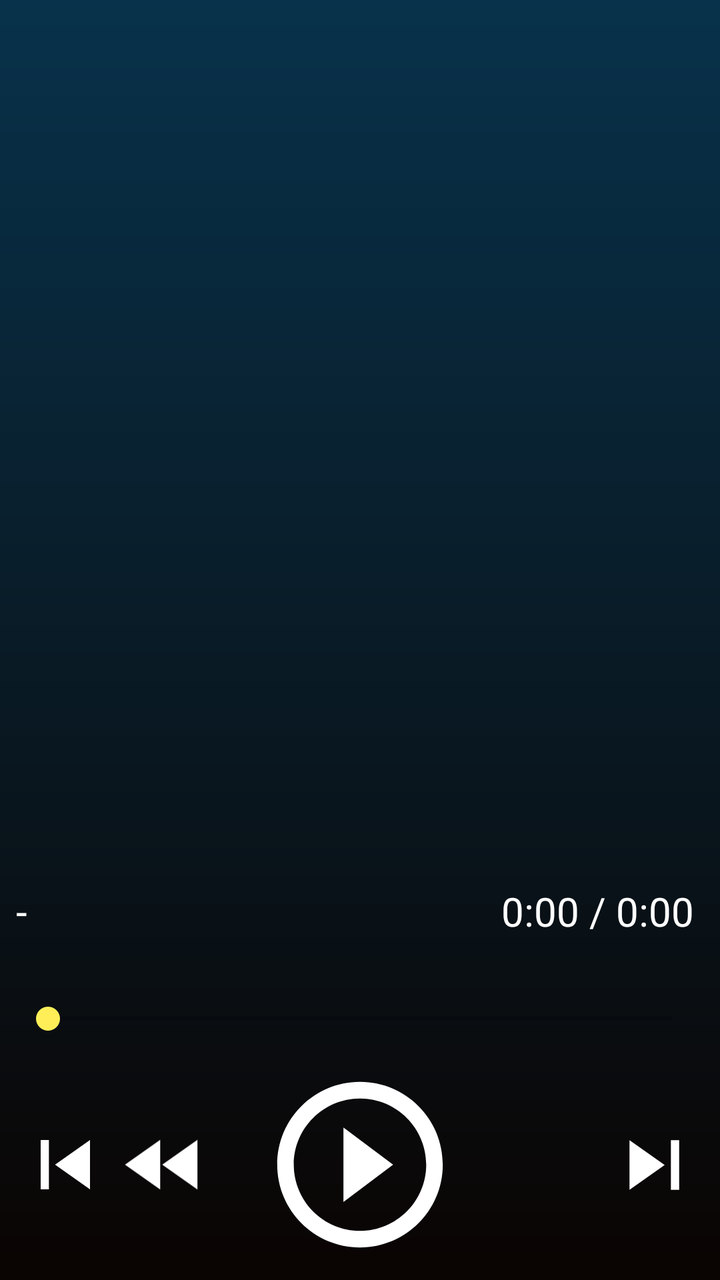
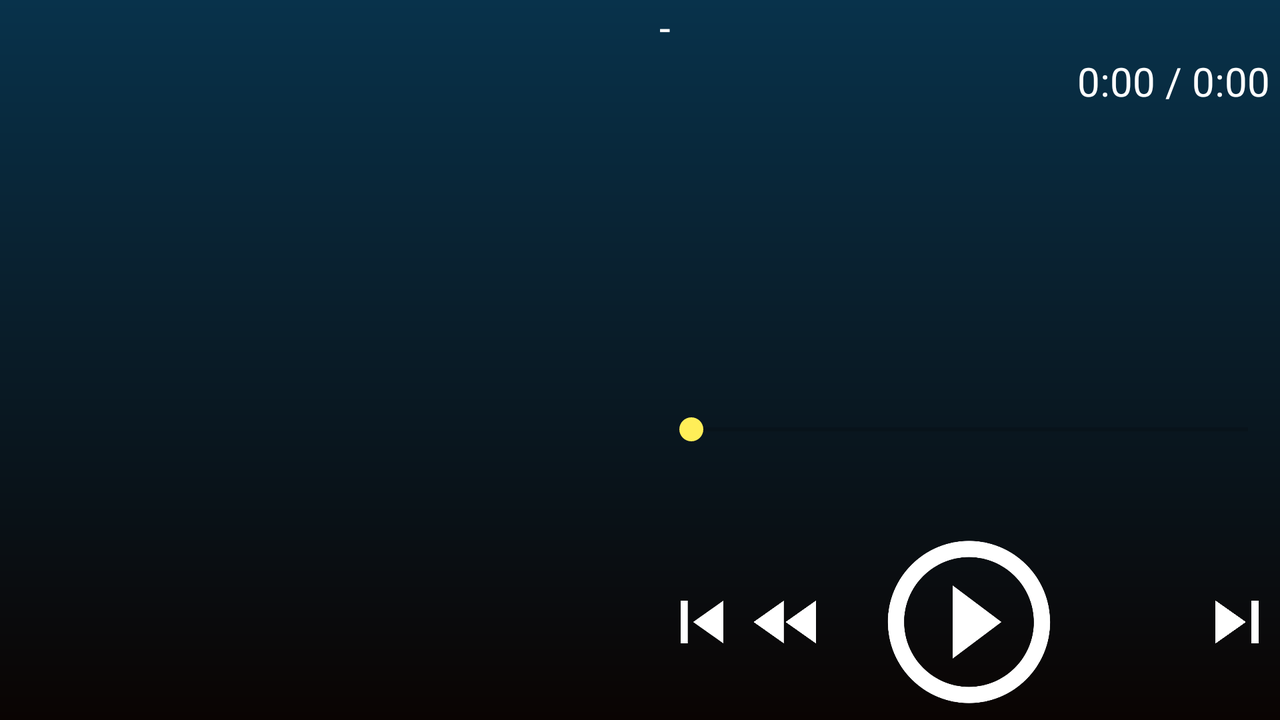

An Android layout and its configuration variant, each rendered on a device that would load it. The default file and the variant file are quoted in full after the pictures.
<!-- AndroidManifest.xml: activity theme AppTheme -->
<!-- res/layout/activity_music_list.xml -->
<?xml version="1.0" encoding="utf-8"?>
<android.support.constraint.ConstraintLayout xmlns:android="http://schemas.android.com/apk/res/android"
    xmlns:app="http://schemas.android.com/apk/res-auto"
    xmlns:tools="http://schemas.android.com/tools"
    android:layout_width="match_parent"
    android:layout_height="match_parent"
    android:background="@drawable/background"
    android:fitsSystemWindows="true"
    tools:context=".MusicListActivity">

    <LinearLayout
        android:id="@+id/linearLayout"
        android:layout_width="0dp"
        android:layout_height="190dp"
        android:layout_marginBottom="8dp"
        android:layout_marginEnd="8dp"
        android:layout_marginStart="8dp"
        android:orientation="vertical"
        app:layout_constraintBottom_toBottomOf="parent"
        app:layout_constraintEnd_toEndOf="parent"
        app:layout_constraintStart_toStartOf="parent">

        <LinearLayout
            android:layout_width="match_parent"
            android:layout_height="wrap_content"
            android:layout_weight="8"
            android:orientation="horizontal">

            <TextView
                android:id="@+id/currentTitle"
                android:layout_width="wrap_content"
                android:layout_height="wrap_content"
                android:text="-"
                android:textColor="#FFFFFF"
                android:textSize="20sp"
                tools:ignore="HardcodedText" />

            <TextView
                android:id="@+id/currentTimeLeft"
                android:layout_width="match_parent"
                android:layout_height="match_parent"
                android:text="0:00 / 0:00 "
                android:textAlignment="textEnd"
                android:textColor="#FFFFFF"
                android:textSize="20sp"
                tools:ignore="HardcodedText" />
        </LinearLayout>

        <SeekBar
            android:id="@+id/seekBar"
            android:layout_width="match_parent"
            android:layout_height="wrap_content"
            android:layout_marginBottom="4dp"
            android:layout_weight="4"
            android:paddingBottom="4dp" />

        <LinearLayout
            android:layout_width="match_parent"
            android:layout_height="wrap_content"
            android:layout_weight="1"
            android:orientation="horizontal">

            <ImageButton
                android:id="@+id/previousButton"
                android:layout_width="0dp"
                android:layout_height="match_parent"
                android:layout_weight="1"
                android:background="@android:color/transparent"
                android:contentDescription="@string/seek_backward"
                android:scaleType="fitCenter"
                app:srcCompat="@drawable/ic_previous" />

            <ImageButton
                android:id="@+id/backwardButton"
                android:layout_width="0dp"
                android:layout_height="match_parent"
                android:layout_weight="1"
                android:background="@android:color/transparent"
                android:contentDescription="@string/seek_backward"
                android:rotation="180"
                android:scaleType="fitCenter"
                app:srcCompat="@drawable/ic_fast_backward" />

            <ImageButton
                android:id="@+id/playButton"
                android:layout_width="wrap_content"
                android:layout_height="match_parent"
                android:layout_weight="1"
                android:background="@android:color/transparent"
                android:contentDescription="@string/play_or_pause_song"
                android:cropToPadding="false"
                android:scaleType="fitCenter"
                app:srcCompat="@drawable/ic_play" />

            <ImageButton
                android:id="@+id/forwardButton"
                android:layout_width="0dp"
                android:layout_height="match_parent"
                android:layout_weight="1"
                android:background="@android:color/transparent"
                android:contentDescription="@string/seek_forward"
                android:scaleType="fitCenter"
                app:srcCompat="@drawable/ic_fast_forward" />

            <ImageButton
                android:id="@+id/nextButton"
                android:layout_width="0dp"
                android:layout_height="match_parent"
                android:layout_weight="1"
                android:background="@android:color/transparent"
                android:contentDescription="@string/seek_backward"
                android:scaleType="fitCenter"
                app:srcCompat="@drawable/ic_next" />

        </LinearLayout>
    </LinearLayout>

    <android.support.v7.widget.RecyclerView
        android:id="@+id/songList"
        android:layout_width="0dp"
        android:layout_height="0dp"
        android:layout_marginBottom="8dp"
        app:layout_constraintBottom_toTopOf="@+id/linearLayout"
        app:layout_constraintEnd_toEndOf="parent"
        app:layout_constraintHorizontal_bias="0.0"
        app:layout_constraintStart_toStartOf="parent"
        app:layout_constraintTop_toTopOf="parent"
        app:layout_constraintVertical_bias="0.0">

    </android.support.v7.widget.RecyclerView>
</android.support.constraint.ConstraintLayout>
<!-- resources referenced by this layout -->
<resources>
  <!-- drawable background (drawable) -->
  <shape xmlns:android="http://schemas.android.com/apk/res/android"
      android:shape="rectangle">
      <gradient
          android:angle="45"
          android:endColor="#08324b"
          android:startColor="#0a0402"
          android:type="linear"
          android:useLevel="true" />
  </shape>
  <!-- drawable ic_fast_backward (drawable) -->
  <vector xmlns:android="http://schemas.android.com/apk/res/android"
      android:width="64dp"
      android:height="64dp"
      android:tint="#FFFFFF"
      android:viewportHeight="24.0"
      android:viewportWidth="24.0">
      <path
          android:fillColor="#FF000000"
          android:pathData="M4,18l8.5,-6L4,6v12zM13,6v12l8.5,-6L13,6z" />
  </vector>
  <!-- drawable ic_next (drawable) -->
  <vector xmlns:android="http://schemas.android.com/apk/res/android"
      android:width="64dp"
      android:height="64dp"
      android:tint="#FFFFFF"
      android:viewportHeight="24.0"
      android:viewportWidth="24.0">
      <path
          android:fillColor="#FF000000"
          android:pathData="M6,18l8.5,-6L6,6v12zM16,6v12h2V6h-2z" />
  </vector>
  <!-- drawable ic_play (drawable) -->
  <vector xmlns:android="http://schemas.android.com/apk/res/android"
      android:width="96dp"
      android:height="96dp"
      android:tint="#FFFFFF"
      android:viewportHeight="24.0"
      android:viewportWidth="24.0">
      <path
          android:fillColor="#FF000000"
          android:pathData="M10,16.5l6,-4.5 -6,-4.5v9zM12,2C6.48,2 2,6.48 2,12s4.48,10 10,10 10,-4.48 10,-10S17.52,2 12,2zM12,20c-4.41,0 -8,-3.59 -8,-8s3.59,-8 8,-8 8,3.59 8,8 -3.59,8 -8,8z" />
  </vector>
  <!-- drawable ic_previous (drawable) -->
  <vector xmlns:android="http://schemas.android.com/apk/res/android"
      android:width="64dp"
      android:height="64dp"
      android:tint="#FFFFFF"
      android:viewportHeight="24.0"
      android:viewportWidth="24.0">
      <path
          android:fillColor="#FF000000"
          android:pathData="M6,6h2v12L6,18zM9.5,12l8.5,6L18,6z" />
  </vector>
  <string name="play_or_pause_song">Play or pause song</string>
  <string name="seek_backward">Seek backward</string>
  <string name="seek_forward">Seek forward</string>
  <style name="AppTheme" parent="Theme.AppCompat.Light.DarkActionBar">
          
          <item name="colorPrimary">@android:color/transparent</item>
          <item name="colorPrimaryDark">@color/colorPrimaryDark</item>
          <item name="colorAccent">@color/colorAccent</item>
          <item name="android:colorBackground">#212121</item>
          <item name="android:windowTranslucentStatus">true</item>
          <item name="android:windowTranslucentNavigation">true</item>
      </style>
  <color name="colorPrimaryDark">#000000</color>
  <color name="colorAccent">#ffee58</color>
</resources>
<!-- res/layout-land/activity_music_list.xml (the repository's variant of the layout above) -->
<!-- drawn on the phone turned sideways -->
<?xml version="1.0" encoding="utf-8"?>
<android.support.constraint.ConstraintLayout xmlns:android="http://schemas.android.com/apk/res/android"
    xmlns:app="http://schemas.android.com/apk/res-auto"
    xmlns:tools="http://schemas.android.com/tools"
    android:layout_width="match_parent"
    android:layout_height="match_parent"
    android:background="@drawable/background"
    android:fitsSystemWindows="true"
    tools:context=".MusicListActivity">

    <LinearLayout
        android:id="@+id/linearLayout"
        android:layout_width="0dp"
        android:layout_height="0dp"
        android:layout_marginStart="8dp"
        android:orientation="vertical"
        app:layout_constraintBottom_toBottomOf="parent"
        app:layout_constraintEnd_toEndOf="parent"
        app:layout_constraintStart_toEndOf="@+id/songList"
        app:layout_constraintTop_toTopOf="parent"
        app:layout_constraintVertical_bias="0.0">

        <LinearLayout
            android:layout_width="match_parent"
            android:layout_height="wrap_content"
            android:layout_weight="8"
            android:orientation="vertical">

            <TextView
                android:id="@+id/currentTitle"
                android:layout_width="wrap_content"
                android:layout_height="wrap_content"
                android:text="-"
                android:textColor="#FFFFFF"
                android:textSize="20sp"
                tools:ignore="HardcodedText" />

            <TextView
                android:id="@+id/currentTimeLeft"
                android:layout_width="match_parent"
                android:layout_height="match_parent"
                android:text="0:00 / 0:00 "
                android:textAlignment="textEnd"
                android:textColor="#FFFFFF"
                android:textSize="20sp"
                tools:ignore="HardcodedText" />
        </LinearLayout>

        <SeekBar
            android:id="@+id/seekBar"
            android:layout_width="match_parent"
            android:layout_height="wrap_content"
            android:layout_marginBottom="4dp"
            android:layout_weight="4"
            android:paddingBottom="4dp" />

        <LinearLayout
            android:layout_width="match_parent"
            android:layout_height="wrap_content"
            android:layout_weight="0.1"
            android:orientation="horizontal">

            <ImageButton
                android:id="@+id/previousButton"
                android:layout_width="0dp"
                android:layout_height="match_parent"
                android:layout_weight="1"
                android:background="@android:color/transparent"
                android:contentDescription="@string/seek_backward"
                android:scaleType="fitCenter"
                app:srcCompat="@drawable/ic_previous" />

            <ImageButton
                android:id="@+id/backwardButton"
                android:layout_width="0dp"
                android:layout_height="match_parent"
                android:layout_weight="1"
                android:background="@android:color/transparent"
                android:contentDescription="@string/seek_backward"
                android:rotation="180"
                android:scaleType="fitCenter"
                app:srcCompat="@drawable/ic_fast_backward" />

            <ImageButton
                android:id="@+id/playButton"
                android:layout_width="wrap_content"
                android:layout_height="match_parent"
                android:layout_weight="1"
                android:background="@android:color/transparent"
                android:contentDescription="@string/play_or_pause_song"
                android:cropToPadding="false"
                android:scaleType="fitCenter"
                app:srcCompat="@drawable/ic_play" />

            <ImageButton
                android:id="@+id/forwardButton"
                android:layout_width="0dp"
                android:layout_height="match_parent"
                android:layout_weight="1"
                android:background="@android:color/transparent"
                android:contentDescription="@string/seek_forward"
                android:scaleType="fitCenter"
                app:srcCompat="@drawable/ic_fast_forward" />

            <ImageButton
                android:id="@+id/nextButton"
                android:layout_width="0dp"
                android:layout_height="match_parent"
                android:layout_weight="1"
                android:background="@android:color/transparent"
                android:contentDescription="@string/seek_backward"
                android:scaleType="fitCenter"
                app:srcCompat="@drawable/ic_next" />

        </LinearLayout>
    </LinearLayout>

    <android.support.v7.widget.RecyclerView
        android:id="@+id/songList"
        android:layout_width="0dp"
        android:layout_height="0dp"
        android:layout_marginEnd="7dp"
        android:layout_marginStart="4dp"
        app:layout_constraintBottom_toBottomOf="parent"
        app:layout_constraintEnd_toStartOf="@+id/linearLayout"
        app:layout_constraintStart_toStartOf="parent"
        app:layout_constraintTop_toTopOf="parent"
        app:layout_constraintVertical_bias="0.466">

    </android.support.v7.widget.RecyclerView>
</android.support.constraint.ConstraintLayout>
